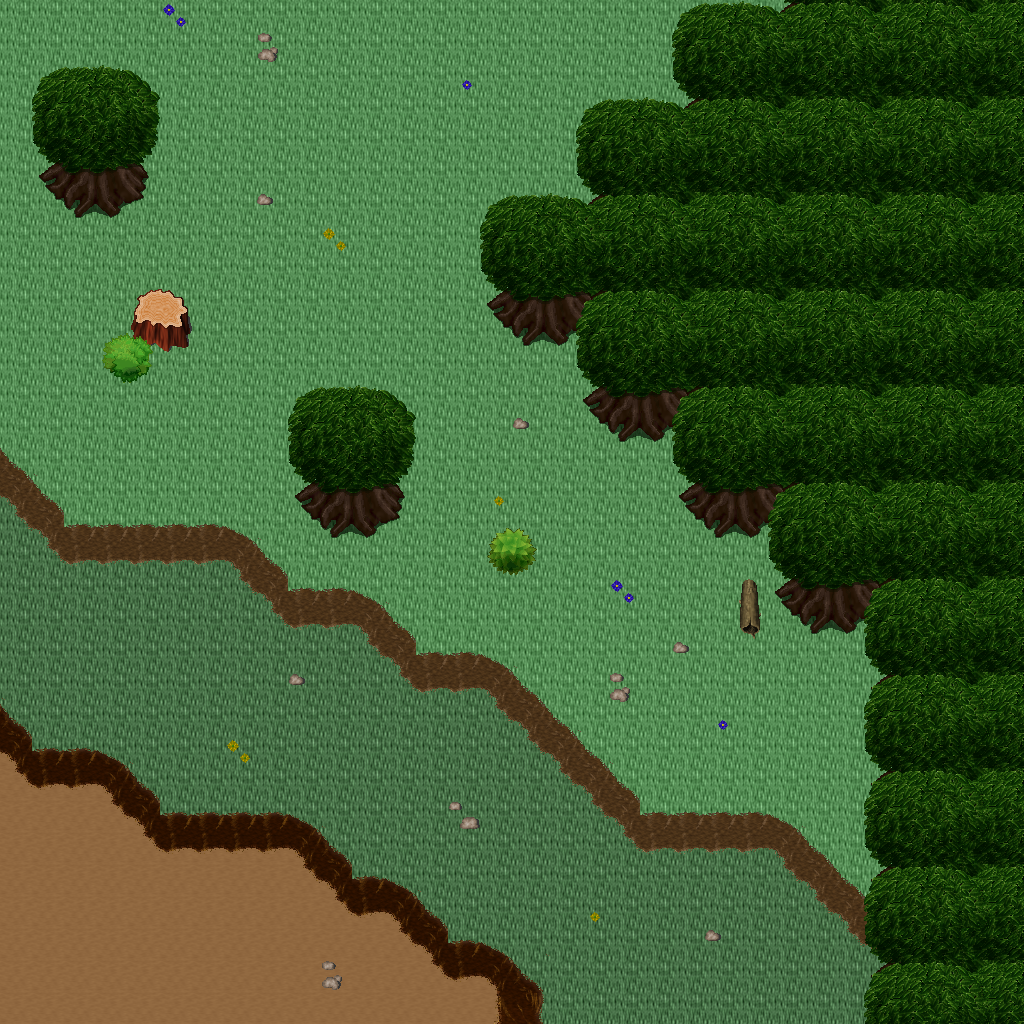

This is a level from a 2D game, rendered from its Tiled map with the project's own tilesets. A one-line summary and the map file follow, with tile-layer data summarised:
An orthogonal 32x32 tile map with 32x32 px tiles, 5 tile layers (Ground, Objects, Objects2, Above, ...), 1 hidden layer not drawn, 16 tilesets.

<map version="1.10" tiledversion="1.11.0" orientation="orthogonal" renderorder="right-down" width="32" height="32" tilewidth="32" tileheight="32" infinite="0" nextlayerid="11" nextobjectid="1">
 <tileset firstgid="1" name="logic_collision" tilewidth="32" tileheight="32" tilecount="1" columns="1">
  <image source="../drawable/logic_collision.png" width="32" height="32" />
 </tileset>
 <tileset firstgid="2" name="ground_ground" tilewidth="32" tileheight="32" tilecount="33" columns="3">
  <image source="../drawable/ground_ground.png" width="96" height="352" />
 </tileset>
 <tileset firstgid="35" name="ground_ridge_earth_pale" tilewidth="32" tileheight="32" tilecount="96" columns="12">
  <image source="../drawable/ground_ridge_earth_pale.png" width="384" height="256" />
 </tileset>
 <tileset firstgid="131" name="ground_ridge_earth_dark" tilewidth="32" tileheight="32" tilecount="96" columns="12">
  <image source="../drawable/ground_ridge_earth_dark.png" width="384" height="256" />
 </tileset>
 <tileset firstgid="227" name="ground_ladder_horizontal_dark" tilewidth="32" tileheight="32" tilecount="3" columns="1">
  <image source="../drawable/ground_ladder_horizontal_dark.png" width="32" height="96" />
 </tileset>
 <tileset firstgid="230" name="plant_tree_tree_darkgreen" tilewidth="32" tileheight="32" tilecount="88" columns="8">
  <image source="../drawable/plant_tree_tree_darkgreen.png" width="256" height="352" />
 </tileset>
 <tileset firstgid="318" name="plant_stump_stump_pale_purple" tilewidth="32" tileheight="32" tilecount="4" columns="2">
  <image source="../drawable/plant_stump_stump_pale_purple.png" width="64" height="64" />
 </tileset>
 <tileset firstgid="322" name="plant_stump_hollow_logs" tilewidth="32" tileheight="32" tilecount="6" columns="3">
  <image source="../drawable/plant_stump_hollow_logs.png" width="96" height="64" />
 </tileset>
 <tileset firstgid="328" name="plant_flower_daisy_yellow" tilewidth="32" tileheight="32" tilecount="8" columns="2">
  <image source="../drawable/plant_flower_daisy_yellow.png" width="64" height="128" />
 </tileset>
 <tileset firstgid="336" name="plant_flower_daisy_blue" tilewidth="32" tileheight="32" tilecount="8" columns="2">
  <image source="../drawable/plant_flower_daisy_blue.png" width="64" height="128" />
 </tileset>
 <tileset firstgid="344" name="plant_bush_leafy_2" tilewidth="32" tileheight="32" tilecount="12" columns="6">
  <image source="../drawable/plant_bush_leafy_2.png" width="192" height="64" />
 </tileset>
 <tileset firstgid="356" name="ground_rock_pebbles" tilewidth="32" tileheight="32" tilecount="3" columns="1">
  <image source="../drawable/ground_rock_pebbles.png" width="32" height="96" />
 </tileset>
 <tileset firstgid="359" name="logic_item_mushroom" tilewidth="32" tileheight="32" tilecount="6" columns="6">
  <image source="../drawable/logic_item_mushroom.png" width="192" height="32" />
 </tileset>
 <tileset firstgid="365" name="logic_item_resources" tilewidth="32" tileheight="32" tilecount="6" columns="6">
  <image source="../drawable/logic_item_resources.png" width="192" height="32" />
 </tileset>
 <tileset firstgid="371" name="logic_creature_animal" tilewidth="32" tileheight="32" tilecount="32" columns="8">
  <image source="../drawable/logic_creature_animal.png" width="256" height="128" />
 </tileset>
 <tileset firstgid="403" name="building_fence_fence_chunky" tilewidth="32" tileheight="32" tilecount="21" columns="3">
  <image source="../drawable/building_fence_fence_chunky.png" width="96" height="224" />
 </tileset>
 <layer id="1" name="Ground" width="32" height="32">
  <data>[1024 cells, 1024 non-empty, 3 distinct tile ids]</data>
 </layer>
 <layer id="2" name="Objects" width="32" height="32">
  <data>[1024 cells, 227 non-empty, 44 distinct tile ids]</data>
 </layer>
 <layer id="3" name="Objects2" width="32" height="32">
  <data>[1024 cells, 10 non-empty, 4 distinct tile ids]</data>
 </layer>
 <layer id="4" name="Above" width="32" height="32">
  <data>[1024 cells, 323 non-empty, 26 distinct tile ids]</data>
 </layer>
 <layer id="5" name="Above2" width="32" height="32">
  <data>[1024 cells, 0 non-empty, 0 distinct tile ids]</data>
 </layer>
 <layer id="6" name="Walkable" width="32" height="32" visible="0">
  <data>[1024 cells, 376 non-empty, 1 distinct tile ids]</data>
 </layer>
 <objectgroup id="7" name="Mapevents" />
 <objectgroup id="8" name="Spawn" />
 <objectgroup id="9" name="Keys" />
 <objectgroup id="10" name="Replace" />
</map>
